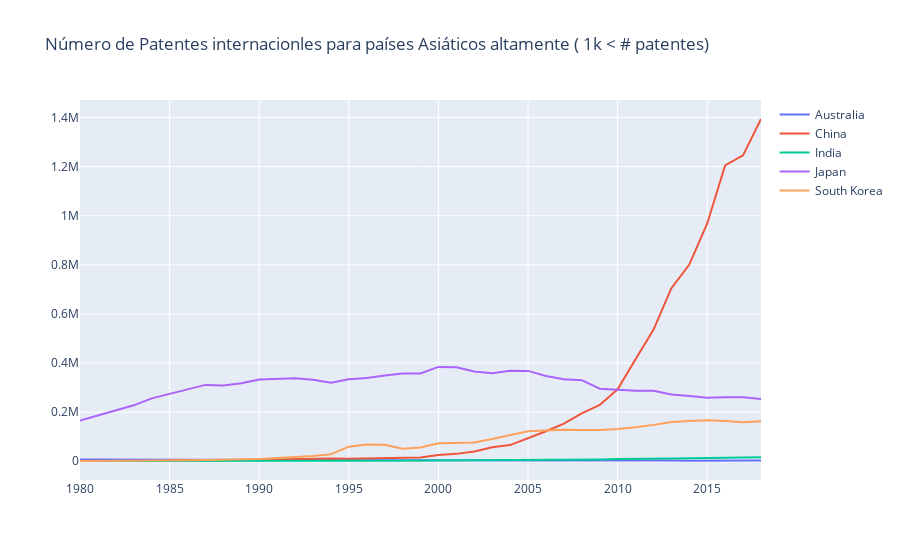

The notebook cell this image was saved under:
### Markdown cell above
# Evolución de patentes en el Mundo

El siguiente análisis estudia la evolución en el Mundo, de las patentes internacionales aplicadas por residentes. La fuente de información https://data.worldbank.org/. En algunos años no existe información.

### Code cell
data_patents = pd.read_csv('../number-patents.csv')
data_patents['Year'] =  pd.to_datetime(data_patents['Year'], format='%Y')
data_patents = data_patents.set_index(data_patents.Year)


values = data_patents[data_patents['Continent'].str.contains('Asia')]
values_high = values[values['Country'].str.contains('China|Japan|Korea|India|Australia')]
values_low = values[~values['Country'].str.contains('China|Japan|Korea|India|Australia')]

fig = go.Figure()
for region, geo_region in values_high.groupby('Country'):
    fig.add_scatter(x=geo_region.Year, y=geo_region.Patents, name=region, mode='lines', connectgaps=True)

fig.update_layout(title="Número de Patentes internacionles para países Asiáticos altamente ( 1k < # patentes)")
iplot(fig)
